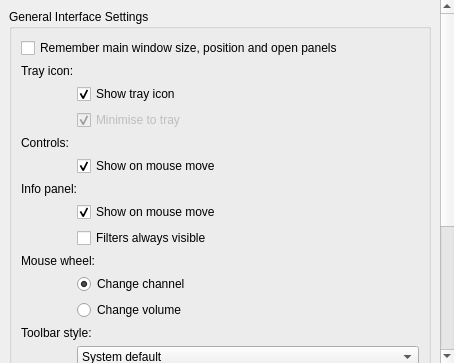
<?xml version="1.0" encoding="UTF-8"?>
<ui version="4.0">
 <class>SettingsUi</class>
 <widget class="QWidget" name="SettingsUi">
  <property name="geometry">
   <rect>
    <x>0</x>
    <y>0</y>
    <width>454</width>
    <height>363</height>
   </rect>
  </property>
  <property name="windowIcon">
   <iconset theme="preferences-desktop">
    <normaloff/>
   </iconset>
  </property>
  <layout class="QVBoxLayout" name="verticalLayout">
   <property name="margin">
    <number>0</number>
   </property>
   <item>
    <widget class="QScrollArea" name="scrollArea">
     <property name="frameShape">
      <enum>QFrame::NoFrame</enum>
     </property>
     <property name="widgetResizable">
      <bool>true</bool>
     </property>
     <widget class="QWidget" name="scrollAreaWidgetContents">
      <property name="geometry">
       <rect>
        <x>0</x>
        <y>-198</y>
        <width>437</width>
        <height>561</height>
       </rect>
      </property>
      <layout class="QVBoxLayout" name="verticalLayout_2">
       <item>
        <widget class="QGroupBox" name="groupGeneral">
         <property name="title">
          <string>General Interface Settings</string>
         </property>
         <layout class="QGridLayout" name="layoutMainGuiBox">
          <item row="5" column="0">
           <widget class="QLabel" name="spacer">
            <property name="minimumSize">
             <size>
              <width>50</width>
              <height>0</height>
             </size>
            </property>
            <property name="maximumSize">
             <size>
              <width>50</width>
              <height>16777215</height>
             </size>
            </property>
            <property name="text">
             <string/>
            </property>
           </widget>
          </item>
          <item row="8" column="1" colspan="2">
           <widget class="QCheckBox" name="checkOsd">
            <property name="text">
             <string>Show on mouse move</string>
            </property>
            <property name="checked">
             <bool>true</bool>
            </property>
           </widget>
          </item>
          <item row="13" column="0" colspan="3">
           <widget class="QLabel" name="labelMouseWheel">
            <property name="text">
             <string>Mouse wheel:</string>
            </property>
           </widget>
          </item>
          <item row="16" column="0" colspan="3">
           <widget class="QLabel" name="labelToolbarStyle">
            <property name="text">
             <string>Toolbar style:</string>
            </property>
           </widget>
          </item>
          <item row="6" column="1" colspan="2">
           <widget class="QCheckBox" name="checkTrayHide">
            <property name="enabled">
             <bool>false</bool>
            </property>
            <property name="text">
             <string>Minimise to tray</string>
            </property>
            <property name="checked">
             <bool>true</bool>
            </property>
           </widget>
          </item>
          <item row="14" column="1" colspan="2">
           <widget class="QRadioButton" name="radioWheelChannel">
            <property name="text">
             <string>Change channel</string>
            </property>
            <property name="checked">
             <bool>true</bool>
            </property>
           </widget>
          </item>
          <item row="15" column="1" colspan="2">
           <widget class="QRadioButton" name="radioWheelVolume">
            <property name="text">
             <string>Change volume</string>
            </property>
           </widget>
          </item>
          <item row="1" column="0" colspan="3">
           <widget class="QLabel" name="labelTray">
            <property name="text">
             <string>Tray icon:</string>
            </property>
           </widget>
          </item>
          <item row="9" column="0" colspan="3">
           <widget class="QLabel" name="labelInfo">
            <property name="text">
             <string>Info panel:</string>
            </property>
           </widget>
          </item>
          <item row="17" column="1" colspan="2">
           <widget class="QComboBox" name="comboToolbarLook">
            <property name="currentIndex">
             <number>4</number>
            </property>
            <item>
             <property name="text">
              <string>Icon only</string>
             </property>
            </item>
            <item>
             <property name="text">
              <string>Text only</string>
             </property>
            </item>
            <item>
             <property name="text">
              <string>Text beside icon</string>
             </property>
            </item>
            <item>
             <property name="text">
              <string>Text under icon</string>
             </property>
            </item>
            <item>
             <property name="text">
              <string>System default</string>
             </property>
            </item>
           </widget>
          </item>
          <item row="7" column="0" colspan="3">
           <widget class="QLabel" name="labelOsdControls">
            <property name="text">
             <string>Controls:</string>
            </property>
           </widget>
          </item>
          <item row="11" column="1" colspan="2">
           <widget class="QCheckBox" name="checkInfo">
            <property name="text">
             <string>Show on mouse move</string>
            </property>
            <property name="checked">
             <bool>true</bool>
            </property>
           </widget>
          </item>
          <item row="0" column="0" colspan="3">
           <widget class="QCheckBox" name="checkRememberSize">
            <property name="text">
             <string>Remember main window size, position and open panels</string>
            </property>
           </widget>
          </item>
          <item row="5" column="1" colspan="2">
           <widget class="QCheckBox" name="checkTray">
            <property name="text">
             <string>Show tray icon</string>
            </property>
            <property name="checked">
             <bool>true</bool>
            </property>
           </widget>
          </item>
          <item row="12" column="1" colspan="2">
           <widget class="QCheckBox" name="checkFilter">
            <property name="text">
             <string>Filters always visible</string>
            </property>
           </widget>
          </item>
         </layout>
        </widget>
       </item>
       <item>
        <widget class="QGroupBox" name="groupIcons">
         <property name="title">
          <string>Icon theme</string>
         </property>
         <layout class="QVBoxLayout" name="verticalLayout_3">
          <item>
           <widget class="QComboBox" name="comboIcons">
            <item>
             <property name="text">
              <string>Tano default</string>
             </property>
            </item>
            <item>
             <property name="text">
              <string>Desktop theme</string>
             </property>
            </item>
           </widget>
          </item>
          <item>
           <widget class="QLabel" name="label">
            <property name="text">
             <string>&lt;i&gt;This option requires restart.&lt;/i&gt;</string>
            </property>
           </widget>
          </item>
         </layout>
        </widget>
       </item>
       <item>
        <widget class="QGroupBox" name="startupGuiBox">
         <property name="title">
          <string>Default options for startup</string>
         </property>
         <layout class="QVBoxLayout" name="layoutStartupGuiBox">
          <item>
           <widget class="QCheckBox" name="checkLite">
            <property name="text">
             <string>Simple mode</string>
            </property>
           </widget>
          </item>
          <item>
           <widget class="QCheckBox" name="checkTop">
            <property name="text">
             <string>Always on top</string>
            </property>
           </widget>
          </item>
         </layout>
        </widget>
       </item>
       <item>
        <spacer name="verticalSpacer">
         <property name="orientation">
          <enum>Qt::Vertical</enum>
         </property>
         <property name="sizeHint" stdset="0">
          <size>
           <width>0</width>
           <height>34</height>
          </size>
         </property>
        </spacer>
       </item>
      </layout>
     </widget>
    </widget>
   </item>
  </layout>
 </widget>
 <tabstops>
  <tabstop>scrollArea</tabstop>
  <tabstop>checkRememberSize</tabstop>
  <tabstop>checkTray</tabstop>
  <tabstop>checkTrayHide</tabstop>
  <tabstop>checkOsd</tabstop>
  <tabstop>checkInfo</tabstop>
  <tabstop>checkFilter</tabstop>
  <tabstop>radioWheelChannel</tabstop>
  <tabstop>radioWheelVolume</tabstop>
  <tabstop>comboToolbarLook</tabstop>
  <tabstop>comboIcons</tabstop>
  <tabstop>checkLite</tabstop>
  <tabstop>checkTop</tabstop>
 </tabstops>
 <resources/>
 <connections>
  <connection>
   <sender>checkTray</sender>
   <signal>toggled(bool)</signal>
   <receiver>checkTrayHide</receiver>
   <slot>setEnabled(bool)</slot>
   <hints>
    <hint type="sourcelabel">
     <x>87</x>
     <y>83</y>
    </hint>
    <hint type="destinationlabel">
     <x>96</x>
     <y>103</y>
    </hint>
   </hints>
  </connection>
 </connections>
</ui>
